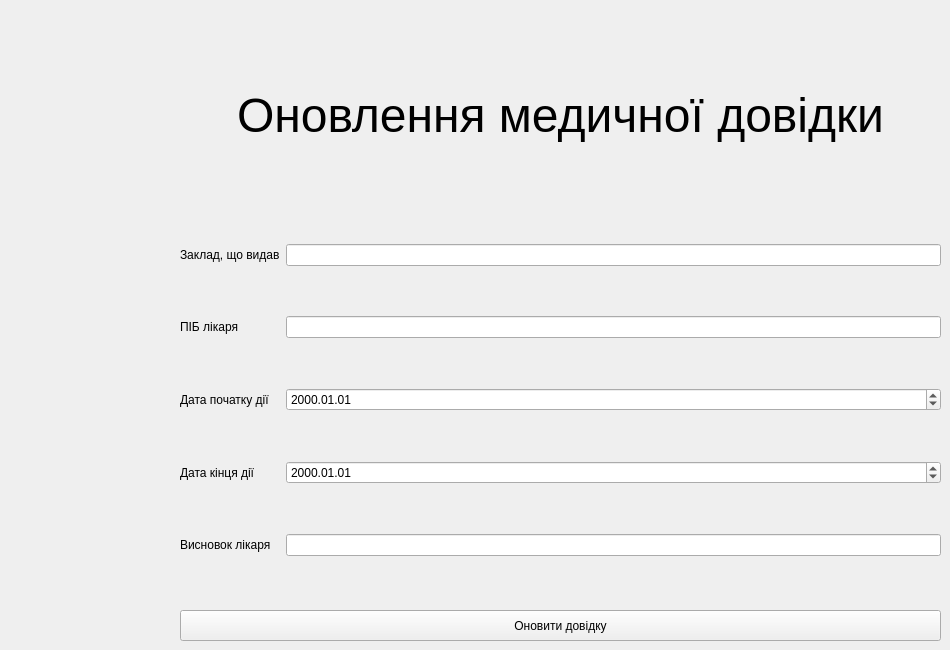
      <widget class="QWidget" name="page_2">
       <widget class="QLabel" name="label_2">
        <property name="geometry">
         <rect>
          <x>180</x>
          <y>40</y>
          <width>761</width>
          <height>151</height>
         </rect>
        </property>
        <property name="text">
         <string>&lt;html&gt;&lt;head/&gt;&lt;body&gt;&lt;p align=&quot;center&quot;&gt;&lt;span style=&quot; font-size:36pt;&quot;&gt;Оновлення медичної довідки&lt;/span&gt;&lt;/p&gt;&lt;/body&gt;&lt;/html&gt;</string>
        </property>
       </widget>
       <widget class="QWidget" name="layoutWidget_3">
        <property name="geometry">
         <rect>
          <x>180</x>
          <y>200</y>
          <width>761</width>
          <height>401</height>
         </rect>
        </property>
        <layout class="QGridLayout" name="gridLayout_3">
         <item row="1" column="0">
          <widget class="QLabel" name="doctor">
           <property name="text">
            <string>ПІБ лікаря</string>
           </property>
          </widget>
         </item>
         <item row="3" column="0">
          <widget class="QLabel" name="enddate">
           <property name="text">
            <string>Дата кінця дії</string>
           </property>
          </widget>
         </item>
         <item row="2" column="0">
          <widget class="QLabel" name="startdate">
           <property name="text">
            <string>Дата початку дії</string>
           </property>
          </widget>
         </item>
         <item row="2" column="2">
          <widget class="QDateEdit" name="startDateEdit">
           <property name="displayFormat">
            <string>yyyy.MM.dd</string>
           </property>
          </widget>
         </item>
         <item row="1" column="2">
          <widget class="QLineEdit" name="doctorLineEdit"/>
         </item>
         <item row="4" column="0">
          <widget class="QLabel" name="decision">
           <property name="text">
            <string>Висновок лікаря</string>
           </property>
          </widget>
         </item>
         <item row="0" column="0">
          <widget class="QLabel" name="institution">
           <property name="text">
            <string>Заклад, що видав</string>
           </property>
          </widget>
         </item>
         <item row="4" column="2">
          <widget class="QLineEdit" name="decisionLineEdit"/>
         </item>
         <item row="0" column="2">
          <widget class="QLineEdit" name="institutionLineEdit"/>
         </item>
         <item row="3" column="2">
          <widget class="QDateEdit" name="endDateEdit">
           <property name="displayFormat">
            <string>yyyy.MM.dd</string>
           </property>
          </widget>
         </item>
        </layout>
       </widget>
       <widget class="QPushButton" name="applyPushButton">
        <property name="geometry">
         <rect>
          <x>180</x>
          <y>610</y>
          <width>761</width>
          <height>31</height>
         </rect>
        </property>
        <property name="text">
         <string>Оновити довідку</string>
        </property>
       </widget>
      </widget>
